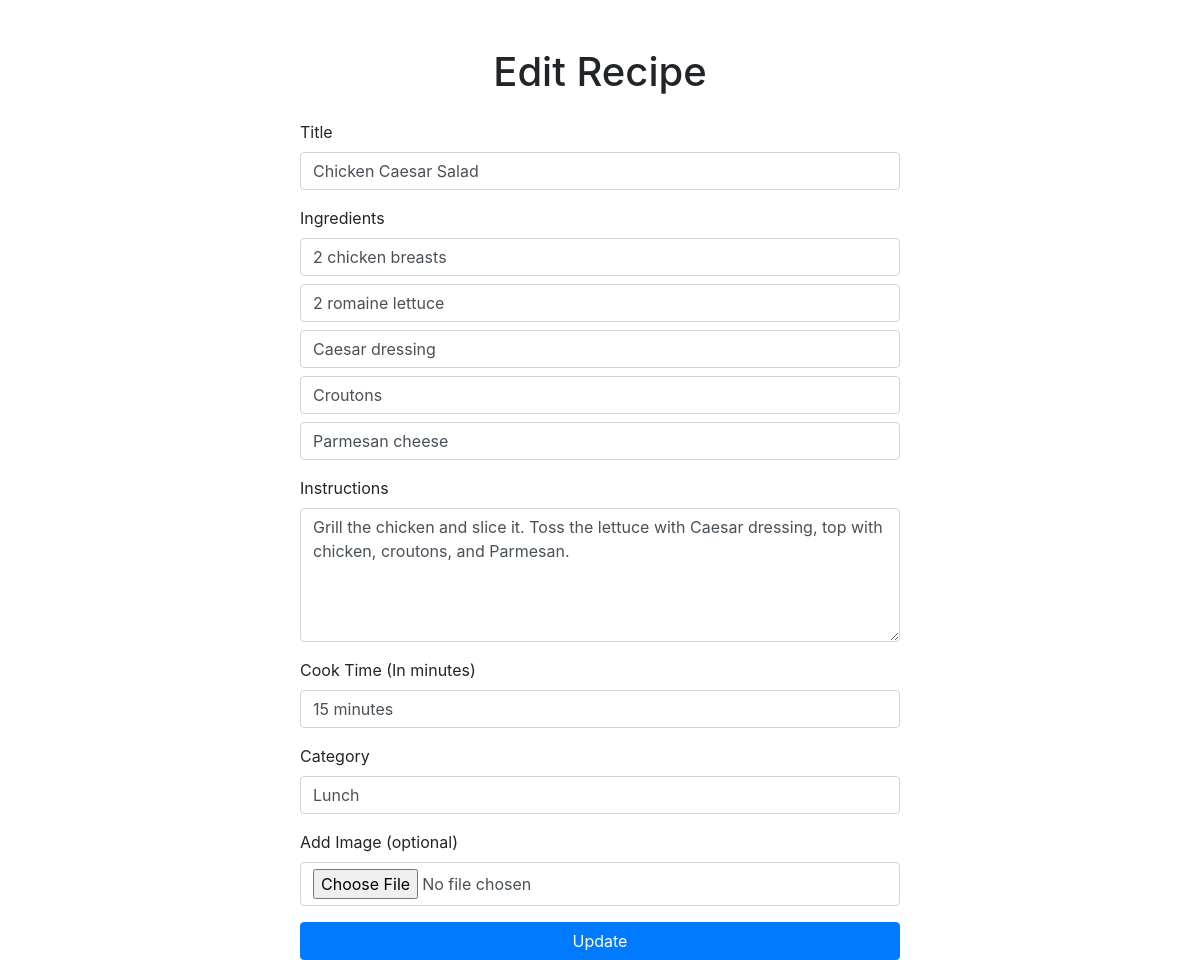
Screenshot of /recipe/edit.php?id=2 (signed in) with the database file from the repository.
### tables this page shows
CREATE TABLE `recipes` (
  `recipe_ID` int(255) UNSIGNED NOT NULL,
  `user_ID` int(255) UNSIGNED NOT NULL,
  `title` varchar(32) NOT NULL,
  `image` varchar(1000) NOT NULL,
  `ingredients` varchar(700) NOT NULL,
  `instructions` varchar(700) NOT NULL,
  `cooking_time` varchar(12) NOT NULL,
  `category` varchar(32) DEFAULT NULL
);

### recipe/edit.php (the view, shortened to what this page needs)
<?php
require_once('../auth/db.php');
$recipeId = intval($_GET['id']);
if ($_SERVER['REQUEST_METHOD'] === 'POST') {
    try {
        $stmt = $db->prepare("UPDATE recipes SET title = :title, ingredients = :ingredients, instructions = :instructions, cooking_time = :cooking_time, category = :category WHERE recipe_ID = :recipe_id");
        $stmt->execute([
            ':title' => $_POST['title'],
            ':ingredients' => implode("\n", $_POST['ingredients']),
            ':instructions' => $_POST['instructions'],
            ':cooking_time' => $_POST['cooking_time'],
            ':category' => $_POST['category'],
            ':recipe_id' => $recipeId
        ]);
        header('Location: ../index.php');
        exit();
    } catch (PDOException $e) {
        echo "Error updating recipe: " . htmlspecialchars($e->getMessage());
        exit();
    }
} else {
    try {
        $stmt = $db->prepare("SELECT * FROM recipes WHERE recipe_ID = :recipe_id");
        $stmt->execute([':recipe_id' => $recipeId]);
        $currentRecipe = $stmt->fetch();
    } catch (PDOException $e) {
        echo "Error fetching recipe: " . htmlspecialchars($e->getMessage());
        exit();
    }
}
?>
<!doctype html>
<html lang="en">
<head>
    <link rel="stylesheet" href="../css/bootstrap.min.css">
</head>
<body>
<div class="container mt-5">
    <h1 class="text-center mb-4">Edit Recipe</h1>
    <form method="POST" action="<?= $_SERVER['PHP_SELF'] ?>?id=<?= $recipeId ?>" class="mx-auto" style="max-width: 600px;">
        <div class="mb-3">
            <label for="title" class="form-label">Title</label>
            <input id="title" name="title" type="text" class="form-control" value="<?= $currentRecipe['title'] ?>" required>
        </div>
        <div class="mb-3">
          <label for="ingredients" class="form-label">Ingredients</label>
          <?php
          $ingredientsArray = explode("\n", $currentRecipe['ingredients']);
          foreach ($ingredientsArray as $ingredient): ?>
            <input name="ingredients[]" type="text" class="form-control mb-2" value="<?= htmlspecialchars($ingredient) ?>" required>
          <?php endforeach; ?>
        </div>
        <div class="mb-3">
            <label for="instructions" class="form-label">Instructions</label>
            <textarea id="instructions" name="instructions" class="form-control" rows="5" required><?= $currentRecipe['instructions'] ?></textarea>
        </div>
        <div class="mb-3">
            <label for="cooking_time" class="form-label">Cook Time (In minutes)</label>
            <input id="cooking_time" name="cooking_time" type="text" class="form-control" value="<?= $currentRecipe['cooking_time'] ?>" required>
        </div>
        <div class="mb-3">
            <label for="category" class="form-label">Category</label>
            <input id="category" name="category" type="text" class="form-control" value="<?= $currentRecipe['category'] ?>" required>
        </div>
        <div class="mb-3">
            <label for="image" class="form-label">Add Image (optional)</label>
            <input id="image" name="image" type="file" class="form-control" accept="image/png, image/jpeg">
        </div>
        <button type="submit" class="btn btn-primary w-100">Update</button>
    </form>
</div>
</body>
</html>

### rows the page displays
recipes: title "Chicken Caesar Salad", ingredients "2 chicken breasts", ingredients "2 romaine lettuce", ingredients "Caesar dressing", ingredients "Croutons", ingredients "Parmesan cheese", instructions "Grill the chicken and slice it. Toss the lettuce with Caesar dressing, top with chicken, croutons, and Parmesan.", cooking_time "15 minutes", category "Lunch"
